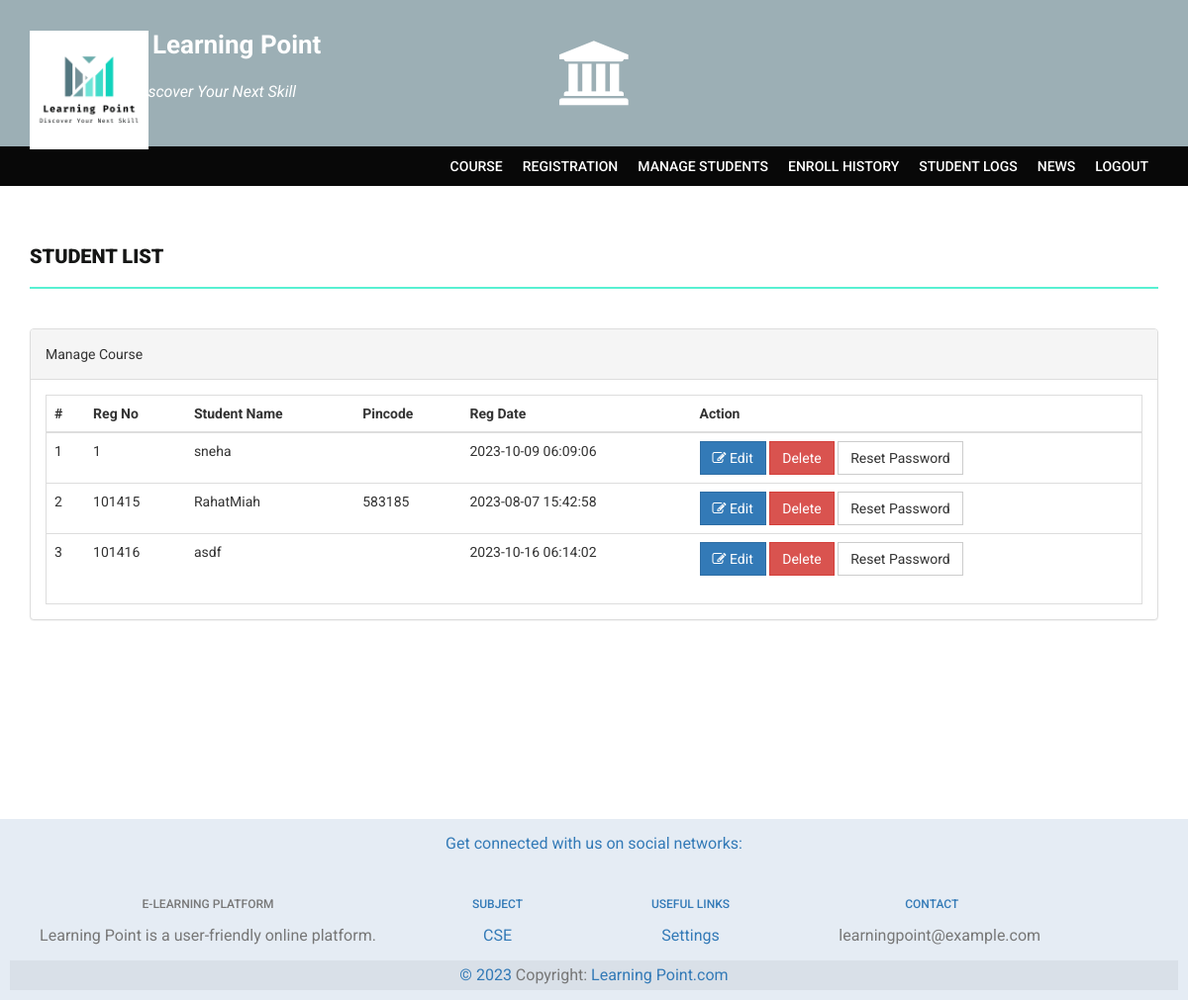
Page /admin/manage-students.php (signed in) on the committed database.
### tables this page shows
CREATE TABLE `students` (
  `StudentRegno` int(255) NOT NULL,
  `studentPhoto` varchar(255) DEFAULT NULL,
  `password` varchar(255) DEFAULT NULL,
  `studentName` varchar(255) DEFAULT NULL,
  `pincode` varchar(255) DEFAULT NULL,
  `creationdate` timestamp NULL DEFAULT current_timestamp(),
  `updationDate` varchar(255) DEFAULT NULL,
  `email` varchar(255) DEFAULT NULL,
  `phonenumber` int(11) DEFAULT NULL,
  `dob` int(11) DEFAULT NULL,
  `verify_token` varchar(255) DEFAULT NULL,
  `verify_status` tinyint(2) NOT NULL DEFAULT 0 COMMENT '0=no,1=yes'
);

### admin/manage-students.php (the view, shortened to what this page needs)
<?php
if(strlen($_SESSION['alogin'])==0)
    {
header('location:index.php');
}
else{
?>
<!DOCTYPE html>
<html xmlns="http://www.w3.org/1999/xhtml">
<head>
    <link href="assets/css/bootstrap.css" rel="stylesheet" />
    <link href="assets/css/font-awesome.css" rel="stylesheet" />
    <link href="assets/css/style.css" rel="stylesheet" />
</head>
<body>
<?php include('includes/header.php');?>
<?php if($_SESSION['alogin']!="")
{
 include('includes/menubar.php');
}
 ?>
    <div class="content-wrapper">
        <div class="container">
              <div class="row">
                    <div class="col-md-12">
                        <h1 class="page-head-line">Student List  </h1>
                    </div>
                </div>
                <div class="row" >
                <div class="col-md-12">
                    <div class="panel panel-default">
                        <div class="panel-heading">
                            Manage Course
                        </div>
                        <div class="panel-body">
                            <div class="table-responsive table-bordered">
                                <table class="table">
                                    <thead>
                                        <tr>
                                            <th>#</th>
                                            <th>Reg No </th>
                                            <th>Student Name </th>
                                            <th> Pincode</th>
                                             <th>Reg Date</th>
                                             <th>Action</th>
                                        </tr>
                                    </thead>
                                    <tbody>
<?php
$sql=mysqli_query($con,"select * from students");
$cnt=1;
while($row=mysqli_fetch_array($sql))
{
?>
                                        <tr>
                                            <td><?php echo $cnt;?></td>
                                            <td><?php echo htmlentities($row['StudentRegno']);?></td>
                                            <td><?php echo htmlentities($row['studentName']);?></td>
                                            <td><?php echo htmlentities($row['pincode']);?></td>
                                            <td><?php echo htmlentities($row['creationdate']);?></td>
                                            <td>
                                            <a href="edit-student-profile.php?id=<?php echo $row['StudentRegno']?>">
<button class="btn btn-primary"><i class="fa fa-edit "></i> Edit</button> </a>
<a href="manage-students.php?id=<?php echo $row['StudentRegno']?>&del=delete" onClick="return confirm('Are you sure you want to delete?')">
                                            <button class="btn btn-danger">Delete</button>
</a>
<a href="manage-students.php?id=<?php echo $row['StudentRegno']?>&pass=update" onClick="return confirm('Are you sure you want to reset password?')">
<button type="submit" name="submit" id="submit" class="btn btn-default">Reset Password</button>
</a>
                                            </td>
                                        </tr>
<?php
$cnt++;
} ?>
                                    </tbody>
                                </table>
                            </div>
                        </div>
                    </div>
                </div>
            </div>
        </div>
    </div>
  <?php include('includes/footer.php');?>
</body>
</html>
<?php } ?>

### admin/assets/css/style.css (style rules this page uses)
body { font-family: 'Roboto', sans-serif; line-height: 30px; }
.content-wrapper { margin-top: 40px; min-height: 600px; padding-bottom: 60px; }
.page-head-line { font-weight: 900; padding-bottom: 20px; border-bottom: 2px solid #58f1d2; text-transform: uppercase; color: #151615; font-size: 20px; margin-bottom: 40px; }
.btn { border-radius: 0px; -webkit-border-radius: 0px; -moz-border-radius: 0px; }

### rows in the picture
students: StudentRegno "1", studentName "sneha", creationdate "2023-10-09 06:09:06"
students: StudentRegno "101415", studentName "RahatMiah", pincode "583185", creationdate "2023-08-07 15:42:58"
students: StudentRegno "101416", studentName "asdf", creationdate "2023-10-16 06:14:02"
